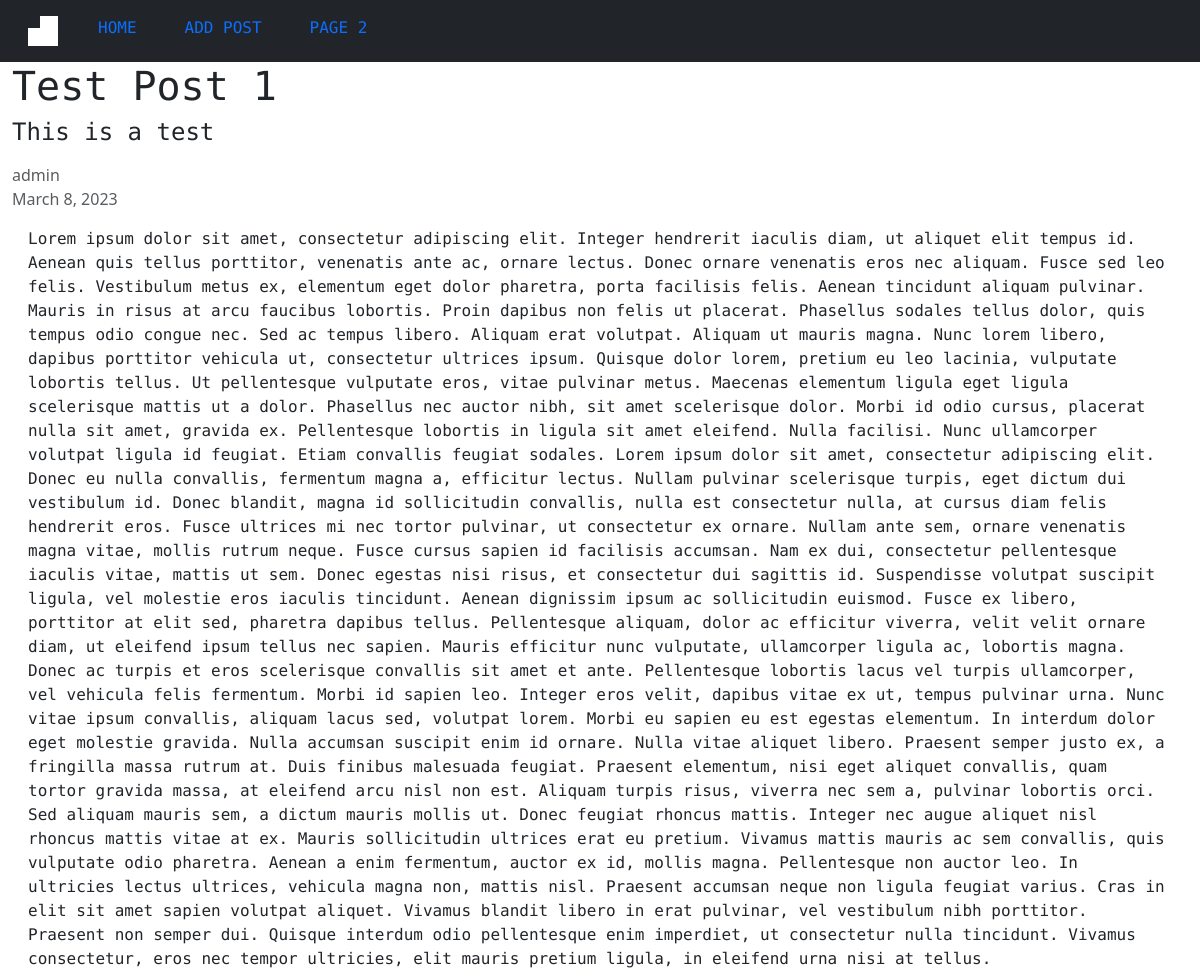
The app's page /single-post/1/ with its own data.
### blog/models.py (models this page shows, shortened)
class BlogPost(models.Model):
    title = models.CharField(max_length=100)
    subtitle = models.CharField(max_length=150)
    author = models.CharField(max_length=20)
    date_updated = models.DateField()
    blog_content = models.TextField()

### blog/views.py (the view)
# urls.py: path('single-post/<pk>/', get_post, name='single-post'),
def get_post(request, pk):
    post = BlogPost.objects.get(id=pk)
    context = {
        "post": post
    }
    return render(request, "single-post.html", context)

### templates/single-post.html
{% extends "base.html" %}
{% block content %}
<div class="heading-text">
    <h1>
        {{ post.title }}
    </h1>
</div>
<div class="body-text">
    <h4>
        {{ post.subtitle }}
    </h4>
</div>
<div class="text-muted py-2">
    {{ post.author }}
    <br>
    {{ post.date_updated }}
</div>
<div class="body-text py-2 px-3">
    {{ post.blog_content }}
</div>
    {% endblock content %}

### static/styles.css (style rules this page uses)
.body-text { font-family: 'Oxygen Mono', monospace; font-weight: 400; }
.heading-text { font-family: 'Source Code Pro', monospace; font-weight: 600; }

### records on screen
BlogPost: title "Test Post 1", subtitle "This is a test", author "admin", date_updated "March 8, 2023", blog_content "Lorem ipsum dolor sit amet, consectetur adipiscing elit. Integer hendrerit iaculis diam, ut aliquet elit tempus id. Aenean quis tellus porttitor, venenatis ante ac, ornare lectus. Donec ornare venenatis eros nec aliquam. Fusce sed leo felis. Vestibulum metus ex, elementum eget dolor pharetra, porta facilisis felis. Aenean tincidunt aliquam pulvinar. Mauris in risus at arcu faucibus lobortis. Proin dapibus non felis ut placerat. Phasellus sodales tellus dolor, quis tempus odio congue nec. Sed ac tempus libero. Aliquam erat volutpat. Aliquam ut mauris magna. Nunc lorem libero, dapibus porttitor vehicula ut, consectetur ultrices ipsum. Quisque dolor lorem, pretium eu leo lacinia, vulputate…"
